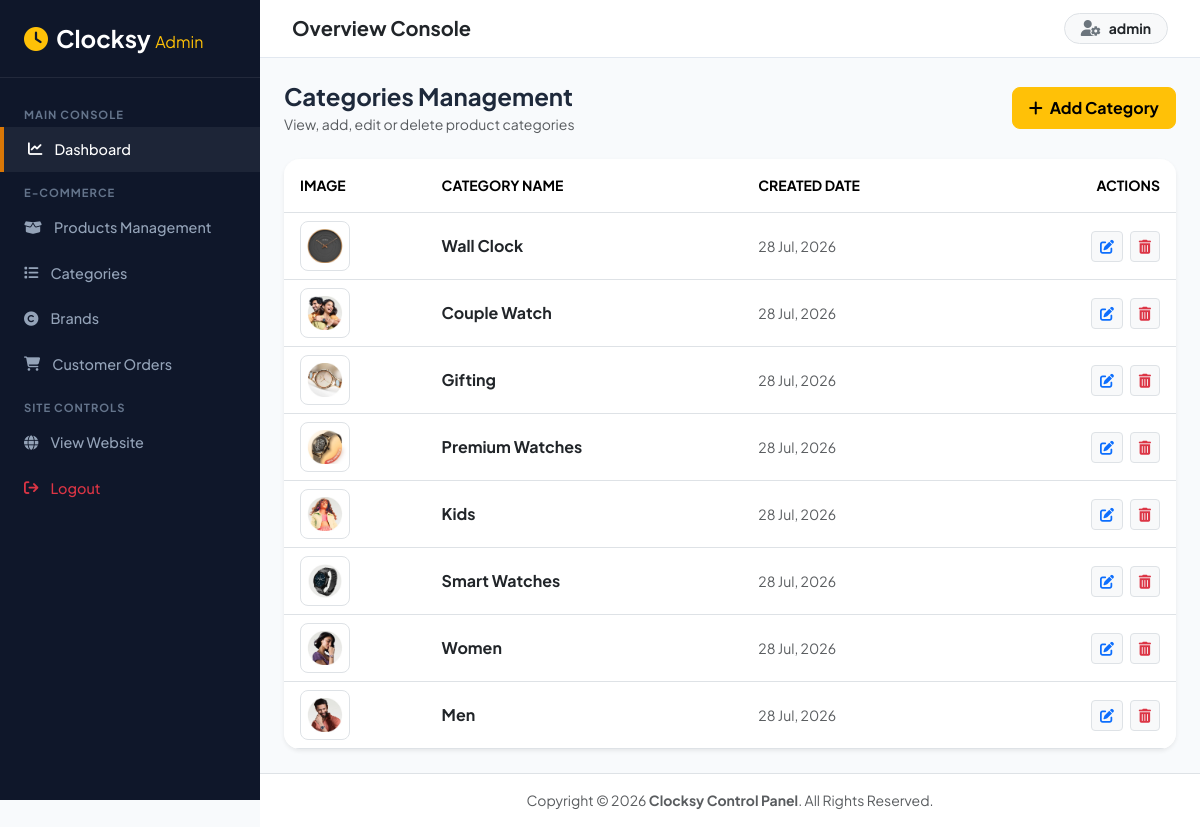
/custom-admin/categories/ (signed in), run on the app's committed database.
### clock_app/models.py (models this page shows, shortened)
class Category(models.Model):
    name = models.CharField(max_length=100, unique=True)
    image = models.ImageField(upload_to='category_image/')
    created_at = models.DateTimeField(auto_now_add=True)

### clock_app/views.py (the view)
# urls.py: path('custom-admin/categories/', views.category_list, name='category_list'),
@staff_member_required(login_url='/custom-admin/login/')
def category_list(request):
    categories = Category.objects.all().order_by('-id')
    return render(request, 'admin_panel/category_list.html', {'categories': categories})

### templates/admin_panel/category_list.html (shortened to what this page needs)
{% extends 'admin_panel/admin_layout.html' %}
{% block admin_content %}
<div class="d-flex justify-content-between align-items-center mb-4">
    <div>
        <h4 class="fw-bold mb-1">Categories Management</h4>
        <p class="text-muted small mb-0">View, add, edit or delete product categories</p>
    </div>
    <a href="{% url 'add_category' %}" class="btn btn-warning fw-bold px-3 py-2 rounded-3">
        <i class="fa-solid fa-plus me-1"></i> Add Category
    </a>
</div>
<div class="card border-0 shadow-sm rounded-4 overflow-hidden">
    <div class="table-responsive">
        <table class="table align-middle mb-0">
            <thead class="bg-light text-muted small text-uppercase">
                <tr>
                    <th class="ps-3 py-3">Image</th>
                    <th class="py-3">Category Name</th>
                    <th class="py-3">Created Date</th>
                    <th class="pe-3 py-3 text-end">Actions</th>
                </tr>
            </thead>
            <tbody>
                {% if categories %}
                    {% for cat in categories %}
                    <tr>
                        <td class="ps-3">
                            <img src="{{ cat.image.url }}" alt="{{ cat.name }}" class="rounded-3 border" style="width: 50px; height: 50px; object-fit: contain;">
                        </td>
                        <td class="fw-bold text-dark">{{ cat.name }}</td>
                        <td class="small text-muted">{{ cat.created_at|date:"d M, Y" }}</td>
                        <td class="pe-3 text-end">
                            <a href="{% url 'update_category' cat.id %}" class="btn btn-sm btn-light border text-primary me-1" title="Edit">
                                <i class="fa-solid fa-pen-to-square"></i>
                            </a>
                            <a href="{% url 'delete_category' cat.id %}" class="btn btn-sm btn-light border text-danger" onclick="return confirm('Are you sure you want to delete this category?');" title="Delete">
                                <i class="fa-solid fa-trash-can"></i>
                            </a>
                        </td>
                    </tr>
                    {% endfor %}
                {% else %}
                    <tr>
                        <td colspan="4" class="text-center py-4 text-muted small">No categories found.</td>
                    </tr>
                {% endif %}
            </tbody>
        </table>
    </div>
</div>
{% endblock %}

### templates/admin_panel/admin_layout.html (shortened to what this page needs)
<!DOCTYPE html>
<html lang="en">
{% load static %}
<head>
    <link href="https://cdn.jsdelivr.net/npm/bootstrap@5.3.3/dist/css/bootstrap.min.css" rel="stylesheet">
    <link rel="stylesheet" href="https://cdnjs.cloudflare.com/ajax/libs/font-awesome/6.7.2/css/all.min.css" />
</head>
<body>
    <aside class="admin-sidebar">
        <div class="sidebar-brand">
            <a href="{% url 'admin_dashboard' %}" class="text-decoration-none">
                <h4 class="fw-bold text-white mb-0"><i class="fa-solid fa-clock text-warning me-2"></i>Clocksy <span class="fs-6 text-warning fw-normal">Admin</span></h4>
            </a>
        </div>
        <div class="sidebar-menu">
            <div class="menu-category">Main Console</div>
            <a href="{% url 'admin_dashboard' %}" class="nav-link-admin active">
                <i class="fa-solid fa-chart-line"></i> Dashboard
            </a>
            <div class="menu-category">E-Commerce</div>
            <a href="{% url 'admin_product_list' %}" class="nav-link-admin">
                <i class="fa-solid fa-box-open"></i> Products Management
            </a>
            <a href="{% url 'category_list' %}" class="nav-link-admin">
                <i class="fa-solid fa-list"></i> Categories
            </a>
            <a href="{% url 'brand_list' %}" class="nav-link-admin">
                <i class="fa-solid fa-copyright"></i> Brands
            </a>
            <a href="{% url 'admin_order_list' %}" class="nav-link-admin">
                <i class="fa-solid fa-cart-shopping"></i> Customer Orders
            </a>
            <div class="menu-category">Site Controls</div>
            <a href="{% url 'index' %}" target="_blank" class="nav-link-admin">
                <i class="fa-solid fa-globe"></i> View Website
            </a>
            <a href="{% url 'logout_admin' %}" class="nav-link-admin text-danger">
                <i class="fa-solid fa-arrow-right-from-bracket"></i> Logout
            </a>
        </div>
    </aside>
    <div class="admin-main">
        <header class="admin-navbar d-flex align-items-center justify-content-between">
            <div class="d-flex align-items-center gap-3">
                <h5 class="fw-bold text-dark mb-0">Overview Console</h5>
            </div>
            <div class="d-flex align-items-center gap-3">
                <div class="dropdown">
                    <button class="btn btn-light rounded-pill border d-flex align-items-center gap-2 px-3 py-1" type="button" data-bs-toggle="dropdown">
                        <i class="fa-solid fa-user-gear text-secondary"></i>
                        <span class="small fw-bold text-dark">{{ request.user.username }}</span>
                    </button>
                </div>
            </div>
        </header>
        <main class="p-4 flex-grow-1">
            {% block admin_content %}
            {% endblock admin_content %}
        </main>
        <footer class="p-3 bg-white border-top text-center text-muted small">
            Copyright &copy; 2026 <strong>Clocksy Control Panel</strong>. All Rights Reserved.
        </footer>
    </div>
</body>
</html>

### templates/admin_panel/admin_layout.html (style rules this page uses)
:root { --sidebar-width: 260px; --admin-bg: #f8fafc; --dark-navy: #0f172a; --gold-accent: #d97706; --border-color: #e2e8f0; }
body { font-family: 'Plus Jakarta Sans', sans-serif; background-color: var(--admin-bg); color: #1e293b; }
.admin-sidebar { width: var(--sidebar-width); height: 100vh; position: fixed; top: 0; left: 0; background-color: var(--dark-navy); color: #94a3b8; z-index: 1040; display: flex; flex-direction: column; transition: all 0.3s ease; }
.sidebar-brand { padding: 1.5rem; border-bottom: 1px solid rgba(255, 255, 255, 0.08); }
.sidebar-menu { padding: 1rem 0; flex-grow: 1; overflow-y: auto; }
.menu-category { font-size: 0.7rem; text-transform: uppercase; letter-spacing: 1px; color: #64748b; padding: 0.75rem 1.5rem 0.25rem; font-weight: 700; }
.nav-link-admin { color: #94a3b8; padding: 0.75rem 1.5rem; display: flex; align-items: center; gap: 12px; font-size: 0.9rem; font-weight: 500; text-decoration: none; transition: all 0.2s ease; }
.nav-link-admin:hover, .nav-link-admin.active { color: #ffffff; background-color: rgba(255, 255, 255, 0.06); border-left: 4px solid var(--gold-accent); }
.admin-main { margin-left: var(--sidebar-width); min-height: 100vh; display: flex; flex-direction: column; }
.admin-navbar { background-color: #ffffff; border-bottom: 1px solid var(--border-color); padding: 0.8rem 2rem; position: sticky; top: 0; z-index: 1030; }

### data on the page
Category: image (picture), name "Wall Clock", created_at "28 Jul, 2026"
Category: image (picture), name "Couple Watch", created_at "28 Jul, 2026"
Category: image (picture), name "Gifting", created_at "28 Jul, 2026"
Category: image (picture), name "Premium Watches", created_at "28 Jul, 2026"
Category: image (picture), name "Kids", created_at "28 Jul, 2026"
Category: image (picture), name "Smart Watches", created_at "28 Jul, 2026"
Category: image (picture), name "Women", created_at "28 Jul, 2026"
Category: image (picture), name "Men", created_at "28 Jul, 2026"

### other printed values
{{ request.user.username }} "admin"
